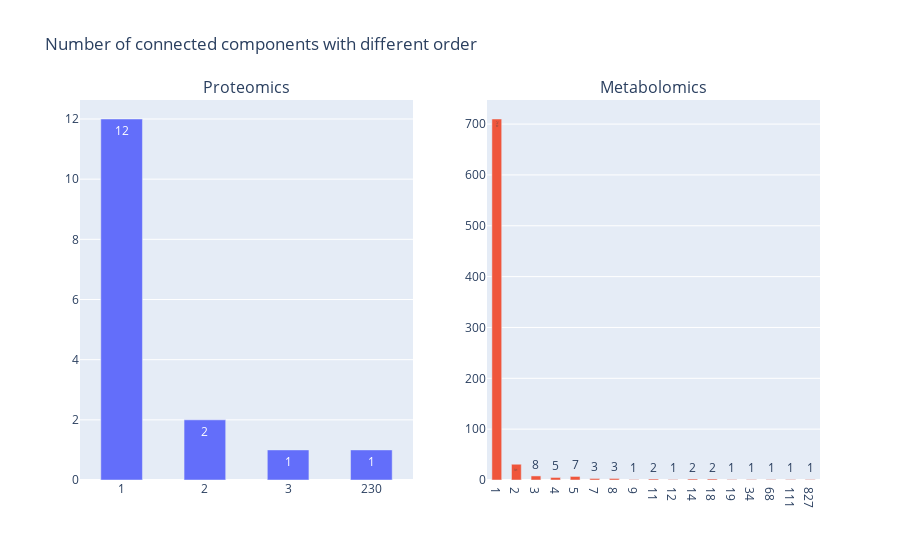

The code cell stored with this chart in its notebook:
### Code cell
#
# Number of connected components with different sizes
#

G = mmg

fig = make_subplots(rows=1, cols=2, subplot_titles=['Proteomics', 'Metabolomics'])#go.Figure()
for n,G in enumerate([qqg, mmg]):
    plot = pd.Series([len(i) for i in nx.connected_components(G)]).value_counts().sort_index()
    fig.add_trace(go.Bar(
        x = [str(i) for i in plot.index],
        y = plot.values,
        width=0.5,
        text=plot.values, textposition='auto', 
    ), row=1, col=n+1)

fig.update_layout(bargap=1)
fig.update_layout(title=f'Number of connected components with different order', showlegend=False)
fig.show()

### Figure 1 — Plotly figure (JSON) as saved in the notebook; plotly's stock layout.template omitted (floating-point values rounded to 4 significant figures)
{"data": [{"text": [12, 2, 1, 1], "textposition": "auto", "type": "bar", "width": 0.5, "x": ["1", "2", "3", "230"], "xaxis": "x", "y": [12, 2, 1, 1], "yaxis": "y"}, {"text": [710, 31, 8, 5, 7, 3, 3, 1, 2, 1, 2, 2, 1, 1, 1, 1, 1], "textposition": "auto", "type": "bar", "width": 0.5, "x": ["1", "2", "3", "4", "5", "7", "8", "9", "11", "12", "14", "18", "19", "34", "68", "111", "827"], "xaxis": "x2", "y": [710, 31, 8, 5, 7, 3, 3, 1, 2, 1, 2, 2, 1, 1, 1, 1, 1], "yaxis": "y2"}], "layout": {"annotations": [{"font": {"size": 16}, "showarrow": false, "text": "Proteomics", "x": 0.225, "xanchor": "center", "xref": "paper", "y": 1, "yanchor": "bottom", "yref": "paper"}, {"font": {"size": 16}, "showarrow": false, "text": "Metabolomics", "x": 0.775, "xanchor": "center", "xref": "paper", "y": 1, "yanchor": "bottom", "yref": "paper"}], "bargap": 1, "showlegend": false, "title": {"text": "Number of connected components with different order"}, "xaxis": {"anchor": "y", "domain": [0, 0.45]}, "xaxis2": {"anchor": "y2", "domain": [0.55, 1]}, "yaxis": {"anchor": "x", "domain": [0, 1]}, "yaxis2": {"anchor": "x2", "domain": [0, 1]}}}
